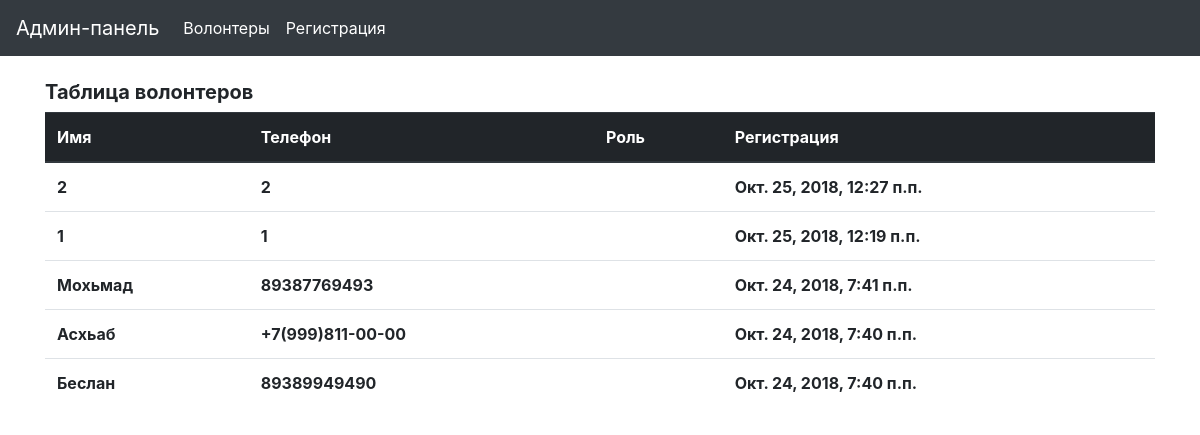
Page / (signed in) on the earlier database version.
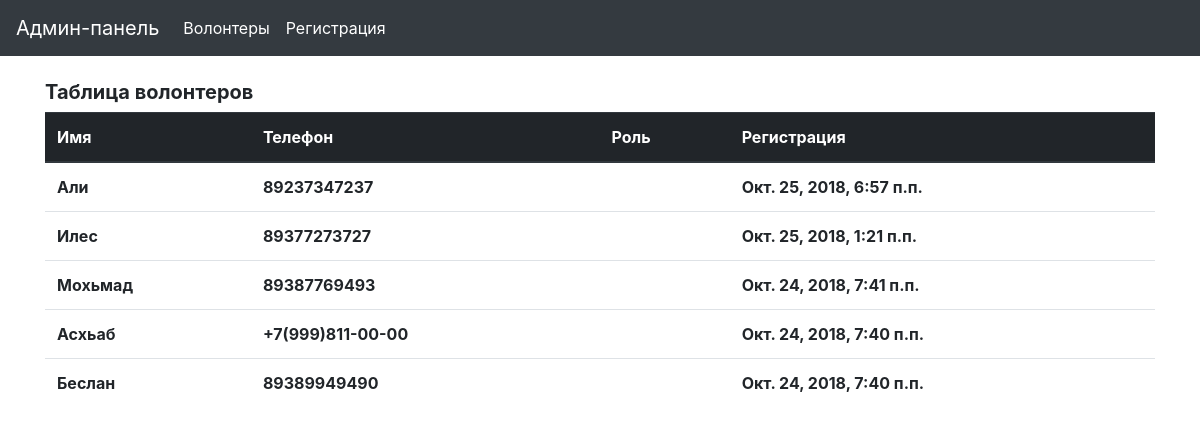
Same page on the later database version.
### volunteers/models.py (models this page shows, shortened)
class Volunteer(models.Model):
	name = models.CharField('Имя', max_length = 120)
	phone = models.CharField('Телефон', max_length = 120)
	role = models.CharField('Роль', max_length=120, choices=TITLE_CHOICES)
	date = models.DateTimeField('Дата добавления', auto_now_add = True)

### volunteers/views.py (the view)
# urls.py: path('', include('volunteers.urls')),
def volunteers(request):
	if not request.user.is_authenticated:
		return redirect('/register')
	else:
		volunteer_list = Volunteer.objects.order_by('-date')
		context = {'volunteer_list': volunteer_list}
	return render(request, 'volunteers/volunteers.html', context)

### volunteers/templates/volunteers/volunteers.html
{% extends 'volunteers/base.html' %}
{% block content %}
<h5><b>Таблица волонтеров</b></h5>
<div class="table-responsive">
	<table class="table">
		<thead class="thead-dark">
			<tr>
				<th scope="col">Имя</th>
				<th scope="col">Телефон</th>
				<th scope="col">Роль</th>
				<th scope="col">Регистрация</th>
			</tr>
		</thead>
		<tbody>
			{% for volunteer in volunteer_list %}
			<tr>
				<th scope="row">{{ volunteer.name }}</th>
				<th>{{ volunteer.phone }}</th>
				<th>{{ volunteer.role }}</th>
				<th>{{ volunteer.date }}</th>
			</tr>
			{% endfor %}
		</tbody>
	</table>
</div>
{% endblock %}

### volunteers/templates/volunteers/base.html (shortened to what this page needs)
{% load static %}
<!DOCTYPE html>
<html>
<head>
    <link rel="stylesheet" type="text/css" href="{% static 'volunteers/bootstrap/css/bootstrap.min.css' %}">
</head>
<body>
<nav class="navbar navbar-expand-lg navbar-dark bg-dark">
  	<a class="navbar-brand" href="/admin">Админ-панель</a>
  	<div class="collapse navbar-collapse" id="navbar1">
    	<ul class="navbar-nav mr-auto">
  		{% if request.user.is_authenticated %}
		    <li class="nav-item active">
      		<a class="nav-link" href="{% url 'volunteers:volunteers' %}">Волонтеры <span class="sr-only">(current)</span></a>
    		</li>
			{% endif %}
		    <li class="nav-item active">
		    	<a class="nav-link" href="{% url 'volunteers:register' %}">Регистрация</a>
		    </li>
    	</ul>
  	</div>
</nav>
<div class="container">
	<div class="row justify-content-center">
	  <div class="col-xl-12">
	  	<br>
			{% block content %}
			{% endblock %}
		</div>
	</div>
</div>
</body>
</html>

Differences in the rows shown:
removed Volunteer: name "2", phone "2", date "Окт. 25, 2018, 12:27 п.п."
removed Volunteer: name "1", phone "1", date "Окт. 25, 2018, 12:19 п.п."
added Volunteer: name "Али", phone "89237347237", date "Окт. 25, 2018, 6:57 п.п."
added Volunteer: name "Илес", phone "89377273727", date "Окт. 25, 2018, 1:21 п.п."
